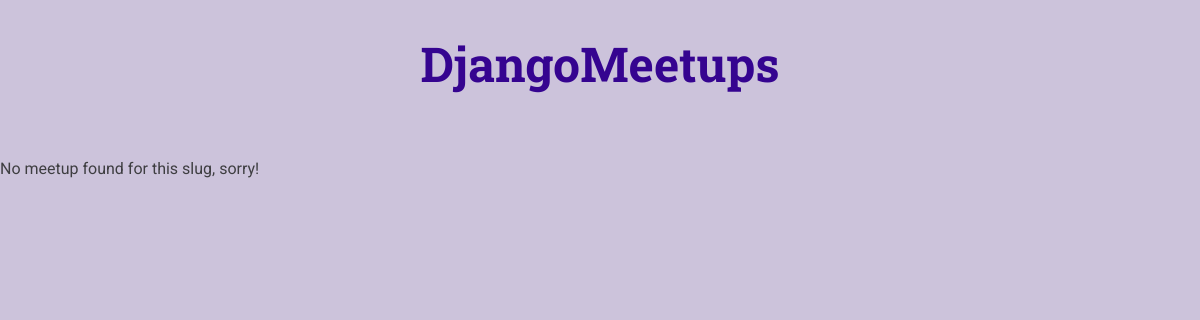
Page /meetups/a-first-meetup/ on the earlier database version.
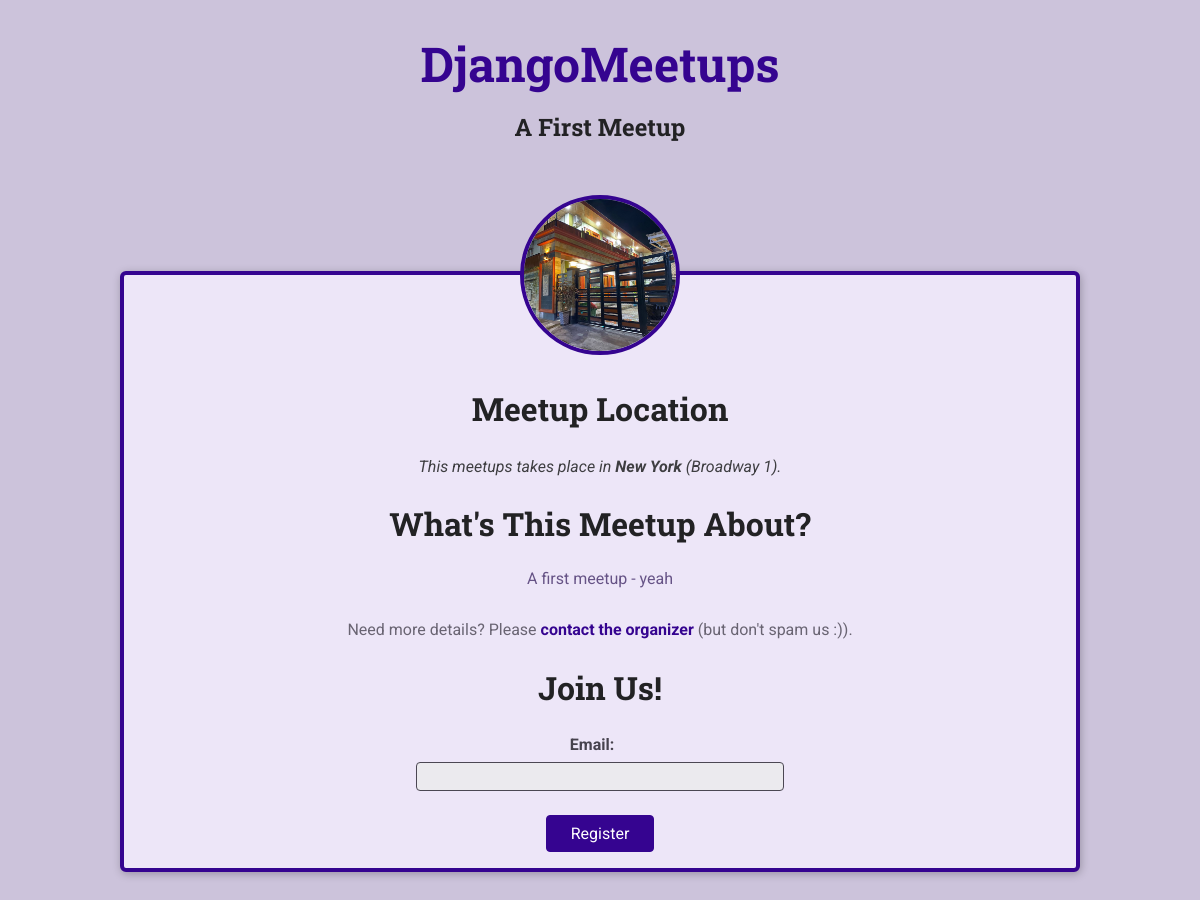
Same page on the later database version.
### meetups/models.py (models this page shows, shortened)
class Meetup(models.Model):
    title = models.CharField(max_length=200)
    organizer_emaill = models.EmailField()
    date = models.DateField()
    slug = models.SlugField(unique=True)
    description = models.TextField()
    image = models.ImageField(upload_to='images/')
    location = models.ForeignKey(Location, on_delete=models.CASCADE)
    participants = models.ManyToManyField(Participant, blank=True, null=True)

class Location(models.Model):
    name = models.CharField(max_length=200)
    address = models.CharField(max_length=300)

### meetups/views.py (the view)
# urls.py: path('meetups/<slug:meetup_slug>/', views.meetup_details, name='meetup-detail'),  # our-domain.com/meetups/<dynamic-path-segment>
def meetup_details(request, meetup_slug):
    try:
        selected_meetup = Meetup.objects.get(slug=meetup_slug)
        registration_form = RegistrationForm()
        return render(request, 'meetups/meetup-detail.html', {
            'meetup_found': True,
            'meetup': selected_meetup,
            'form': registration_form
        })
    except Exception as exc:
        return render(request, 'meetups/meetup-detail.html', {
            'meetup_found': False,
        })

### meetups/forms.py
class RegistrationForm(forms.ModelForm):
    class Meta:
        model = Participant
        fields = ['email']
        labels = {'email': 'Email'}

### meetups/templates/meetups/meetup-detail.html (shortened to what this page needs)
{% extends 'meetups/base/base.html' %}
{% load static %}
{% block site_css %}
    <link rel="stylesheet" href="{% static 'meetups/styles/meetup-detail.css' %}">
{% endblock site_css %}
{% block main_heading %}
    {{ meetup.title }}
{% endblock main_heading %}
{% block body %}
    {% if meetup_found %}
        <article>
            <img id="main-image" src="{{ meetup.image.url }}" alt="{{ meetup.title }}">
            <section id="location">
                <h2>Meetup Location</h2>
                <address>This meetups takes place in <span>{{ meetup.location.name }}</span> ({{ meetup.location.address }}).</address>
            </section>
            <section id="details">
                <h2>What's This Meetup About?</h2>
                <p>{{ meetup.description }}</p>
                <footer>
                    <p>Need more details? Please <a href="">contact the organizer</a> (but don't spam us :)).</p>
                </footer>
            </section>
            <section id="registration">
                <h2>Join Us!</h2>
                <form action="" method="POST">
                    <ul>
                        {{ form.as_ul }}
                    </ul>
                    <div id="registration-actions">
                        <button>Register</button>
                    </div>
                </form>
            </section>
        </article>
    {% else %}
        <p>No meetup found for this slug, sorry!</p>
    {% endif %}
{% endblock body %}

Differences in the rows shown:
now on this page (row edited): Meetup: title "A First Meetup", image (picture), location.name "New York", location.address "Broadway 1", description "A first meetup - yeah"
Other differences:
text no longer shown: "No meetup found for this slug, sorry!"
text now shown: "Meetup Location This meetups takes place in ( ). What's This Meetup About? Need more details? Please contact the organizer (but don't spam us :)). Join Us! Email: Register"
